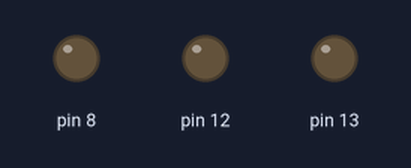
Bench run of a sketch on a simulated Arduino Uno, built with avr-gcc and run on an emulated ATmega328P. Parts: output pins drawn as LEDs (lit = HIGH).

Above: at 1.5 s.
At 3.5 s:
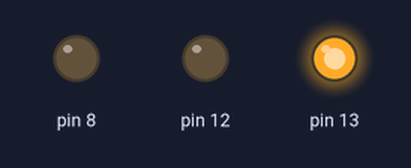
At 4.5 s:
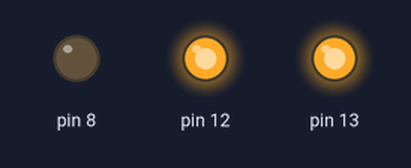
At 5.5 s:
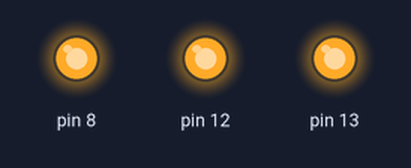
Timing chart, 0 to 7.8 s (numbered marks = the images above):
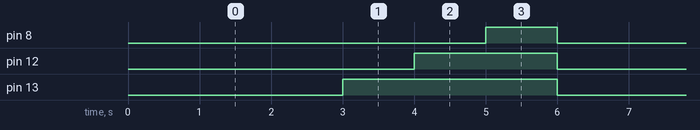

Measured:
- by itself, pin 8: alternates HIGH for 1.0 s and LOW for 5.0 s
- by itself, pin 12: alternates HIGH for 2.0 s and LOW for 4.0 s
- by itself, pin 13: alternates HIGH for 3.0 s and LOW for 3.0 s

The sketch:

harj2_2_laanti_mikko.ino
```cpp
// C++ code
// Alustukset
void setup() {
  pinMode(13, OUTPUT);
  pinMode(12, OUTPUT);
  pinMode(8, OUTPUT);
}

// Ensimmäinen led vilkuu neljä kertaa jonka jälkeen muut ledit syttyvät palamaan
// ensimmäisen ledin kanssa.
void loop() {

  for(int i = 0; i < 3; ++i)
  {
    digitalWrite(13, HIGH);
    digitalWrite(13, LOW);
    delay(1000);
  }

  digitalWrite(13, HIGH);
  delay(1000);
  digitalWrite(12, HIGH);
  delay(1000);
  digitalWrite(8, HIGH);
  delay(1000);
  digitalWrite(13, HIGH);
  digitalWrite(12, LOW);
  digitalWrite(8, LOW);
}
```
